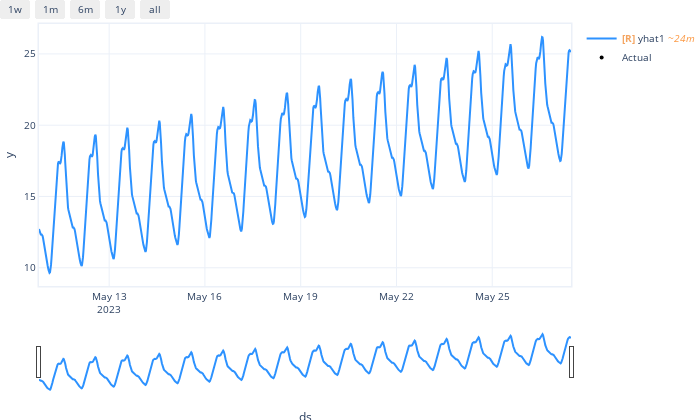

Notebook cell for this chart:
### Code cell
plot1 = m.plot(forecast)
plot1.show()

### Figure 1 — Plotly figure (JSON) as saved in the notebook; plotly's stock layout.template omitted (floating-point values rounded to 4 significant figures; data arrays with more than 128 entries replaced by an {"elided": "..."} marker saying what was removed)
{"data": [{"fill": "none", "line": {"color": "rgba(45, 146, 255, 1.0)", "width": 2}, "mode": "lines", "name": "<b style=\"color:sandybrown\">[R]</b> yhat1 <i style=\"color:#fc9944\">~24m</i>", "type": "scatter", "uid": "be7e6df7-d85c-44a5-8e1f-0f588a499b90", "x": {"elided": "1000 str values"}, "y": {"elided": "1000 float values"}}, {"hovertext": "", "marker": {"color": "black", "size": 4}, "mode": "markers", "name": "Actual", "text": "", "type": "scatter", "uid": "7f8379e4-cbd6-49f0-a608-9f7236010225", "x": [null], "y": [null]}], "layout": {"autosize": true, "font": {"size": 10}, "height": 420, "hovermode": "x unified", "margin": {"b": 0, "l": 0, "pad": 0, "r": 10, "t": 10}, "showlegend": true, "title": {"font": {"size": 12}}, "width": 700, "xaxis": {"autorange": false, "linewidth": 1.5, "mirror": true, "range": ["2023-05-10 19:14:41", "2023-05-27 11:13:41"], "rangeselector": {"buttons": [{"count": 7, "label": "1w", "step": "day", "stepmode": "backward"}, {"count": 1, "label": "1m", "step": "month", "stepmode": "backward"}, {"count": 6, "label": "6m", "step": "month", "stepmode": "backward"}, {"count": 1, "label": "1y", "step": "year", "stepmode": "backward"}, {"step": "all"}]}, "rangeslider": {"autorange": true, "range": ["2023-05-10 19:14:41", "2023-05-27 11:13:41"], "visible": true, "yaxis": {"_template": null, "rangemode": "match"}}, "showline": true, "title": {"text": "ds"}, "type": "date"}, "yaxis": {"autorange": true, "linewidth": 1.5, "mirror": true, "range": [8.722, 27.1], "showline": true, "title": {"text": "y"}, "type": "linear"}}}
